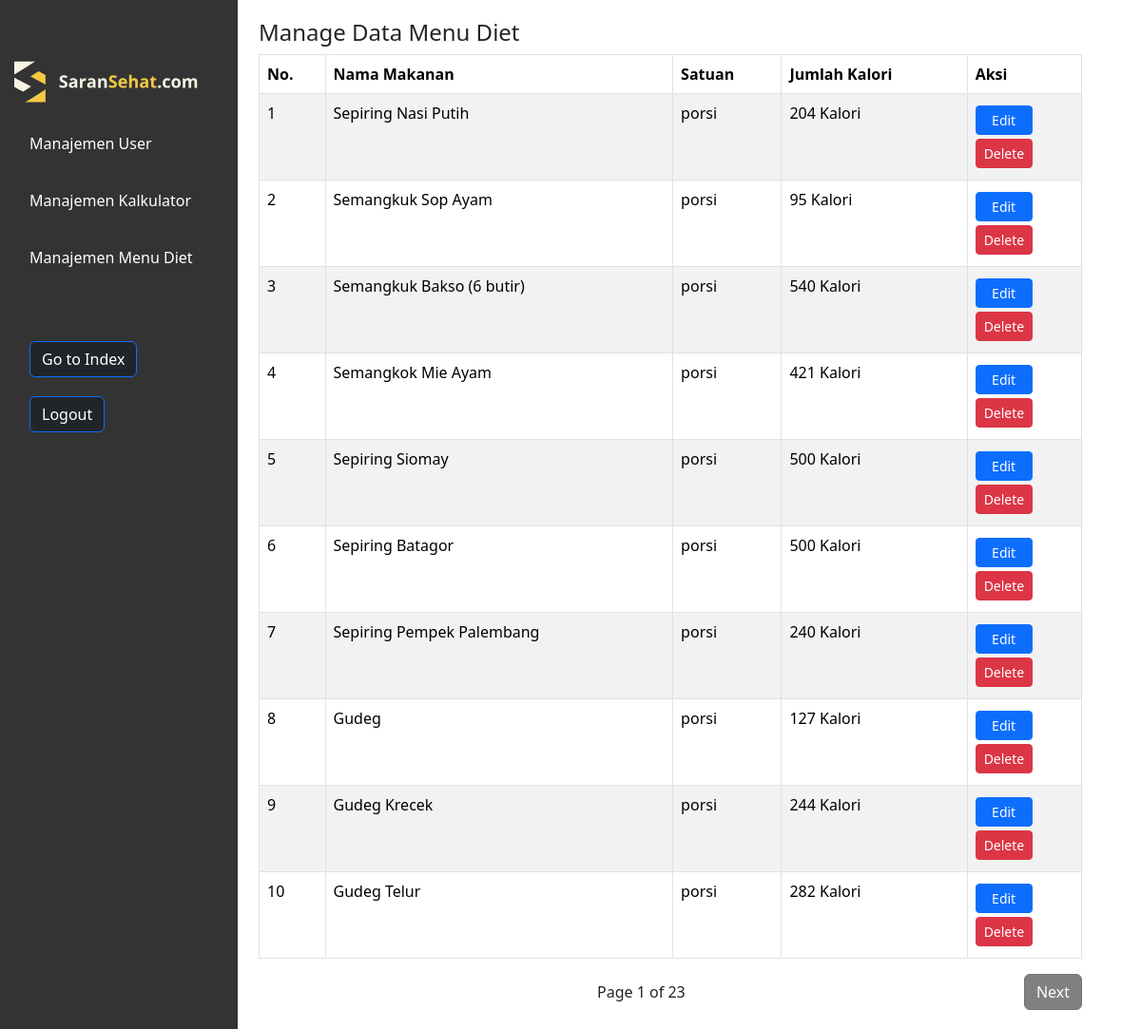
The app's page /manage_menu (signed in), older data.
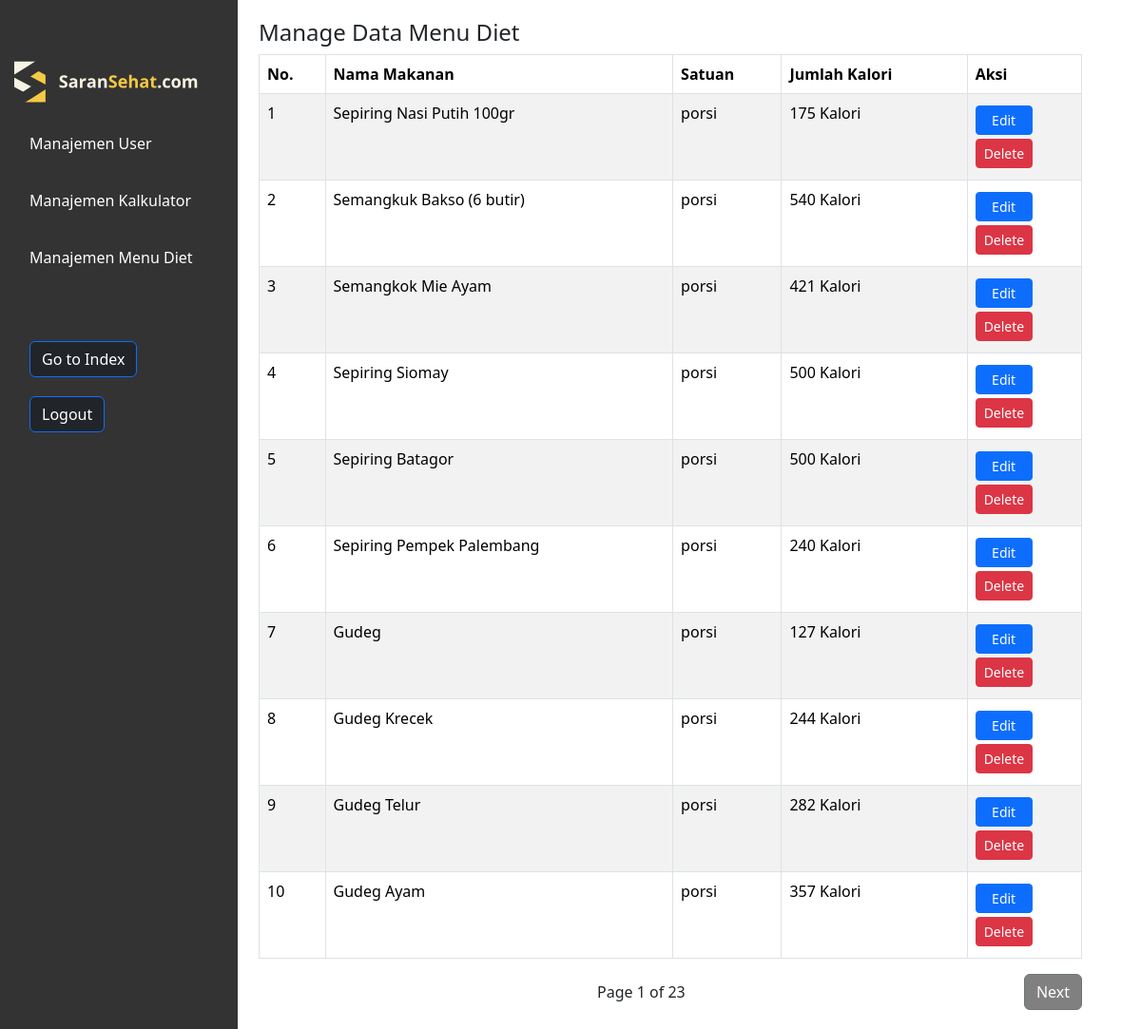
The same page, newer data.
### tables this page shows
CREATE TABLE foods (
    "food_id" INTEGER PRIMARY KEY AUTOINCREMENT,
    name TEXT NOT NULL,
    amount NUMERIC NOT NULL,
    unit TEXT NOT NULL,
    calories NUMERIC NOT NULL
);

### app.py (the view)
@app.route('/manage_menu', methods=["GET", "POST"])
@login_admin_required
def manage_menu():
    if request.method == "POST":
        food_name = request.form.get("nama_makanan")
        amount = request.form.get("jumlah")
        unit = request.form.get("unit")
        calories = request.form.get("calories")
        if not food_name or not unit or not calories:
            flash("Semua kolom harus diisi untuk menambahkan menu diet")
            return redirect("/manage_menu")
        db.execute("INSERT INTO foods (name, amount, unit, calories) VALUES (?, ?, ?, ?)", food_name, amount, unit, calories)
        flash("Menu diet berhasil ditambahkan")
        return redirect("/manage_menu")
    else:
        page = request.args.get('page', 1, type=int)
        limit = 10
        halaman = db.execute("SELECT COUNT(*) AS total_foods FROM foods")[0]['total_foods']
        total_halaman = (halaman + limit - 1) // limit
        foods = db.execute("SELECT * FROM foods")
        food = foods[0]
        cari = request.args.get('search')
        if cari:
            foods = db.execute("SELECT * FROM foods WHERE name LIKE ?", ('%' + cari + '%'))
        else:
            foods = db.execute("SELECT * FROM foods")
        return render_template("manage-menu.html", food=food, foods=foods, page=page, limit=limit, total_halaman=total_halaman,cari=cari )

### app.py (called while the page is built)
@app.after_request
def after_request(response):
    response.headers["Cache-Control"] = "no-cache, no-store, must-revalidate"
    response.headers["Expires"] = 0
    response.headers["Pragma"] = "no-cache"
    return response

### helpers.py (called while the page is built)
def login_admin_required(f):
    @wraps(f)
    def decorated_function(*args, **kwargs):
        if session.get("role") != 'admin':
            return redirect("/login")
        return f(*args, **kwargs)
    return decorated_function

### templates/manage-menu.html (shortened to what this page needs)
{% extends "dashboard.html" %}
{% block content %}
{% set total_pages = ((foods|length - 1) // limit) + 1 %}
<div class="section">
    <div action="/manage_user" method="post">
        <h4>Manage Data Menu Diet</h4>
        <table class="table table-striped">
            <thead>
                <tr>
                    <th class="table-cell">No.</th>
                    <th class="table-cell">Nama Makanan</th>
                    <th class="table-cell">Satuan</th>
                    <th class="table-cell">Jumlah Kalori</th>
                    <th class="table-cell">Aksi</th>
                </tr>
            </thead>
            <tbody>
                {% for food in foods %}
                {% if loop.index >= (page - 1) * limit + 1 and loop.index <= page * limit %} <tr>
                    <td class="table-cell">{{ loop.index }}</td>
                    <td class="table-cell">{{ food.name }}</td>
                    <td class="table-cell">{{ food.unit }}</td>
                    <td class="table-cell">{{ food.calories }} Kalori</td>
                    <td class="table-cell">
                        <div class="d-block my-1"><a href="#" class="btn btn-primary btn-sm" style="width: 60px"
                                data-bs-toggle="modal" data-bs-target="#editModal{{ food.food_id }}"> Edit </a></div>
                        <div class="d-block my-1">
                            <form action="/delete/{{ food.food_id }}" method="post"><button type="submit"
                                    class="btn btn-danger btn-sm" style="width: 60px">Delete</button></form>
                        </div>
                    </td>
                    </tr>
                    {% endif %}
                    {% endfor %}
                    </tbody>
                    </table>
                    <div class="pagination">
                        <div>
                            {% if total_pages > 1 %}
                            <span>Page {{ page }} of {{ total_pages }}</span>
                            {% endif %}
                        </div>
                        <div>
                            {% if page < total_pages %} <a href="?page={{ page + 1 }}" class="btn btn-secondary"
                                style="background-color: gray;">
                                <bold> Next </bold></a>
                                {% endif %}
                        </div>
                    </div>
                    {% endblock %}

Row changes from the older to the newer data that the page shows:
removed foods: name "Semangkuk Sop Ayam", unit "porsi", calories "95"
changed foods: name "Sepiring Nasi Putih" → "Sepiring Nasi Putih 100gr"; calories "204" → "175"
now on this page (row unchanged): foods: name "Gudeg Ayam", unit "porsi", calories "357"
